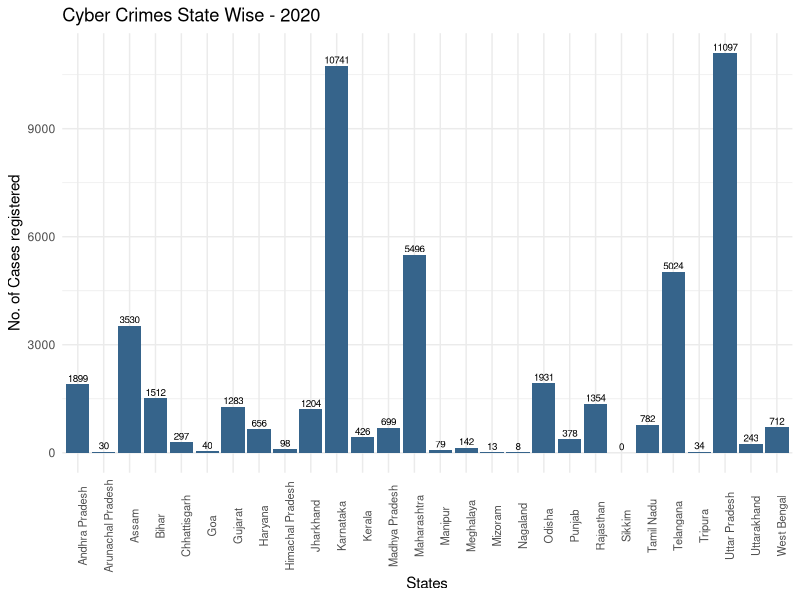
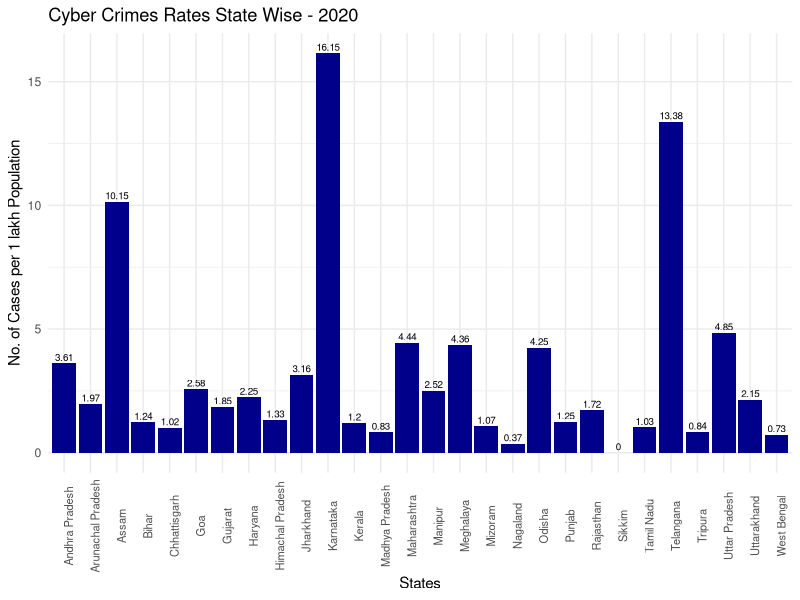
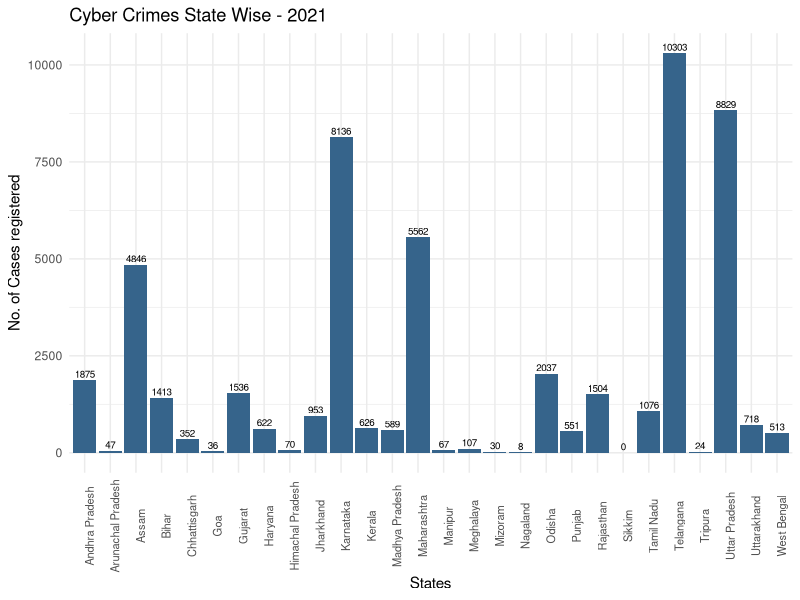
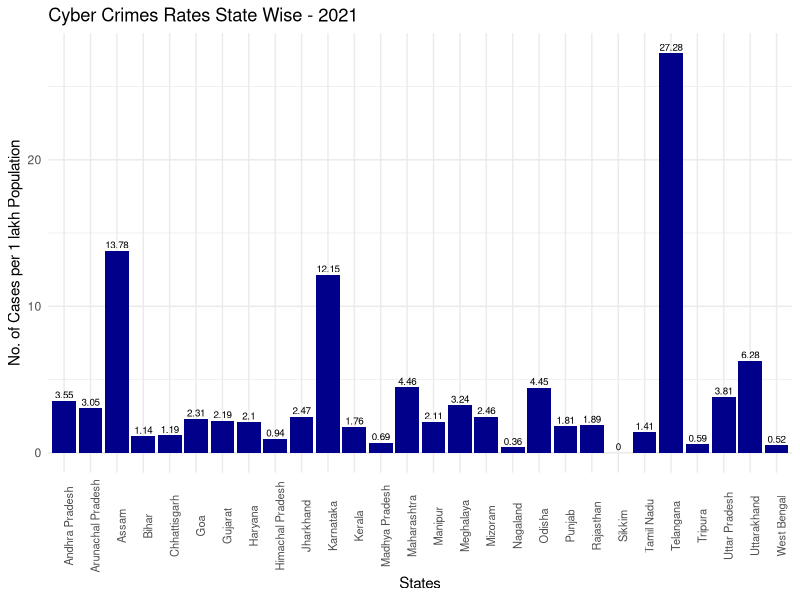
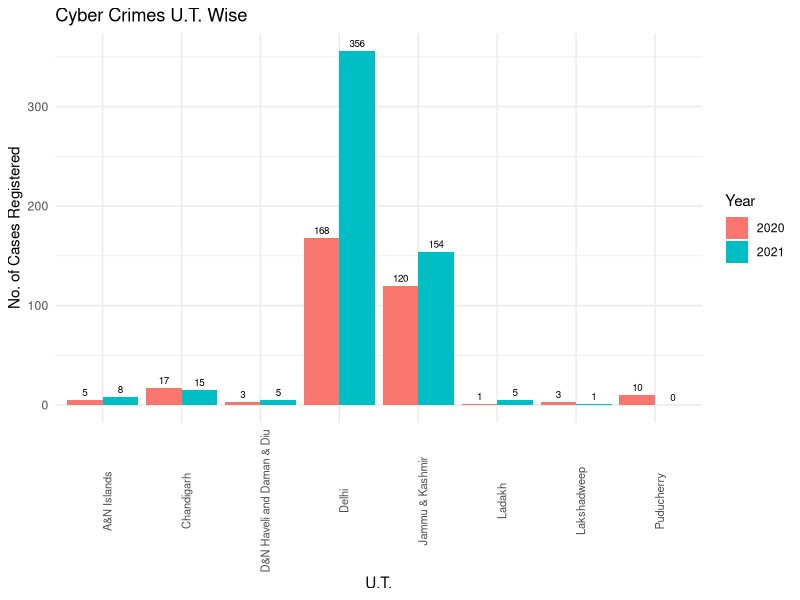
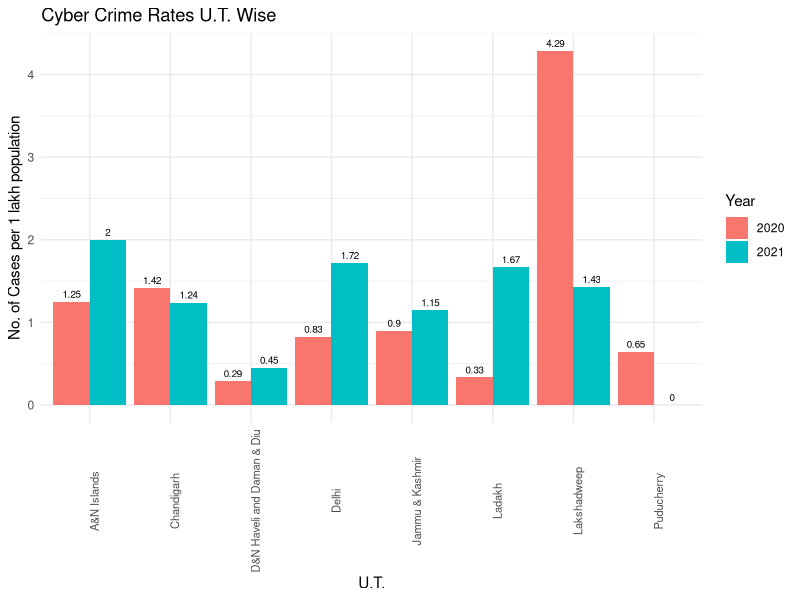

Here is the R script that generated these plots, in order:
rm(list = ls())
library(readxl)
library(ggplot2)

df = read_excel("TABLE 9A.1.xlsx")
df$cases_reg2019 = as.numeric(df$cases_reg2019)
df = cbind(df, rate2019 = df$cases_reg2019/ df$proj_popln2019  ,rate2020 = df$cases_reg2020/ df$proj_popln2020 , rate2021 = df$cases_reg2021/ df$proj_popln2021 )

bardiag = function(df, ax, ay, cl, tit, val_lab, x_lab, y_lab ){
  bard = ggplot(data=df, aes(x = ax, y = ay ) ) +
    geom_bar(stat="identity", fill = cl)+theme_minimal()+ geom_text(aes(label= val_lab ), vjust= -0.3, size=2.5)+
    theme(axis.text.x = element_text(angle = 90, size = 8))+ ggtitle(tit) +
    xlab(x_lab) + ylab(y_lab)
  return(bard)
}


#2021
barst2021 = bardiag(df[1:28,], ax = df$state_ut[1:28], ay = df$cases_reg2021[1:28], "steelblue4", 
        "Cyber Crimes State Wise - 2021", df$cases_reg2021[1:28], 
        "States", "No. of Cases registered" )

barst2021r = bardiag(df[1:28,], ax = df$state_ut[1:28], ay = df$rate2021[1:28], "blue4", 
                     "Cyber Crimes Rates State Wise - 2021", round(df$rate2021[1:28],2) , 
                     "States", "No. of Cases per 1 lakh Population" )
#2020
barst2020 = bardiag(df[1:28,], ax = df$state_ut[1:28], ay = df$cases_reg2020[1:28], "steelblue4", 
        "Cyber Crimes State Wise - 2020", df$cases_reg2020[1:28], 
        "States", "No. of Cases registered" )

barst2020r = bardiag(df[1:28,], ax = df$state_ut[1:28], ay = df$rate2020[1:28], "blue4", 
                     "Cyber Crimes Rates State Wise - 2020", round(df$rate2020[1:28],2) , 
                     "States", "No. of Cases per 1 lakh Population" )

# barut2021 = bardiag(df[31:38,], ax = df$state_ut[31:38], ay = df$cases_reg2021[31:38], "steelblue4", 
#                     "Cyber Crimes U.T. Wise - 2021", df$cases_reg2021[31:38] , 
#                     "U.T.", "No. of cases registered" )
# 
# barut2021r = bardiag(df[31:38,], ax = df$state_ut[31:38], ay = df$rate2021[31:38], "blue4", 
#                      "Cyber Crimes Rates U.T. Wise - 2021", round(df$rate2021[31:38],2) , 
#                      "U.T.", "No. of Cases per 1 lakh Population" )




moddf = function(df, fact , val){
  df2 <- tidyr::pivot_longer(df, cols = fact, names_to = 'Year',  values_to = val )
  for (i in 1:92) {
    if (df2$Year[i] == fact[1]) {
      df2$Year[i] = "2020"
    } else{
      df2$Year[i] = "2021"
    }
  }
  return(df2)
}

dfc = moddf(df, c("cases_reg2020", "cases_reg2021"), "cases" )
dfr = moddf(df, c("rate2020", "rate2021"), "rates" )


barut2020_21 =  ggplot(dfc[61:76,], aes(x= state_ut, y = cases, fill = Year)) +
  geom_bar(stat='identity', position='dodge') + theme_minimal() + geom_text(aes(label = cases ),vjust = -0.5, position = position_dodge(.9), size=2.5)+
  theme(axis.text.x = element_text(angle = 90, size = 8))+ ggtitle("Cyber Crimes U.T. Wise") +
  xlab("U.T.") + ylab("No. of Cases Registered")

barut2020_21r  = ggplot(dfr[61:76,], aes(x= state_ut, y = rates, fill = Year)) +
  geom_bar(stat='identity', position='dodge') + theme_minimal() + geom_text(aes(label = round(rates,2) ),vjust = -0.5, position = position_dodge(.9), size=2.5)+
  theme(axis.text.x = element_text(angle = 90, size = 8))+ ggtitle("Cyber Crime Rates U.T. Wise") +
  xlab("U.T.") + ylab("No. of Cases per 1 lakh population")


state5yr = function(state){
  dfmajor = read.csv("majorst.csv")
  
  yr = c("2017", "2018","2019","2020","2021")
  st = dfmajor[which(dfmajor$state_ut == state),]
  
  st = data.frame(year = yr, cases = as.numeric(st[,2:6]), rates = as.numeric(st[,2:6])/as.numeric(st[,7:11])  )
  st
}
telangana = state5yr("Telangana")
karnataka = state5yr("Karnataka")
maharashtra = state5yr("Maharashtra")
assam = state5yr("Assam")
uttar_pradesh = state5yr("Uttar Pradesh")

statelist = list(telangana, karnataka, maharashtra, assam, uttar_pradesh)
nam = c("Telangana", "Karnataka", "Maharashtra","Assam", "Uttar Pradesh")
names(statelist) = nam

trend_plot = function(state, tit, cs){
  trend_state = ggplot(data = state, aes(x = year, y = cs, group=1)) +
    geom_line(color="red") + geom_point() + theme_minimal() + geom_text(aes(label = round(cs,2) ), vjust= -0.5, size=2.5)+
    theme(axis.text.x = element_text(angle = 90, size = 8))+ ggtitle(tit) +
    xlab("Year") + ylab("No. of Cases registered")+scale_x_discrete(labels = as.character(state$year), breaks = state$year)
  
  return(trend_state)
}






